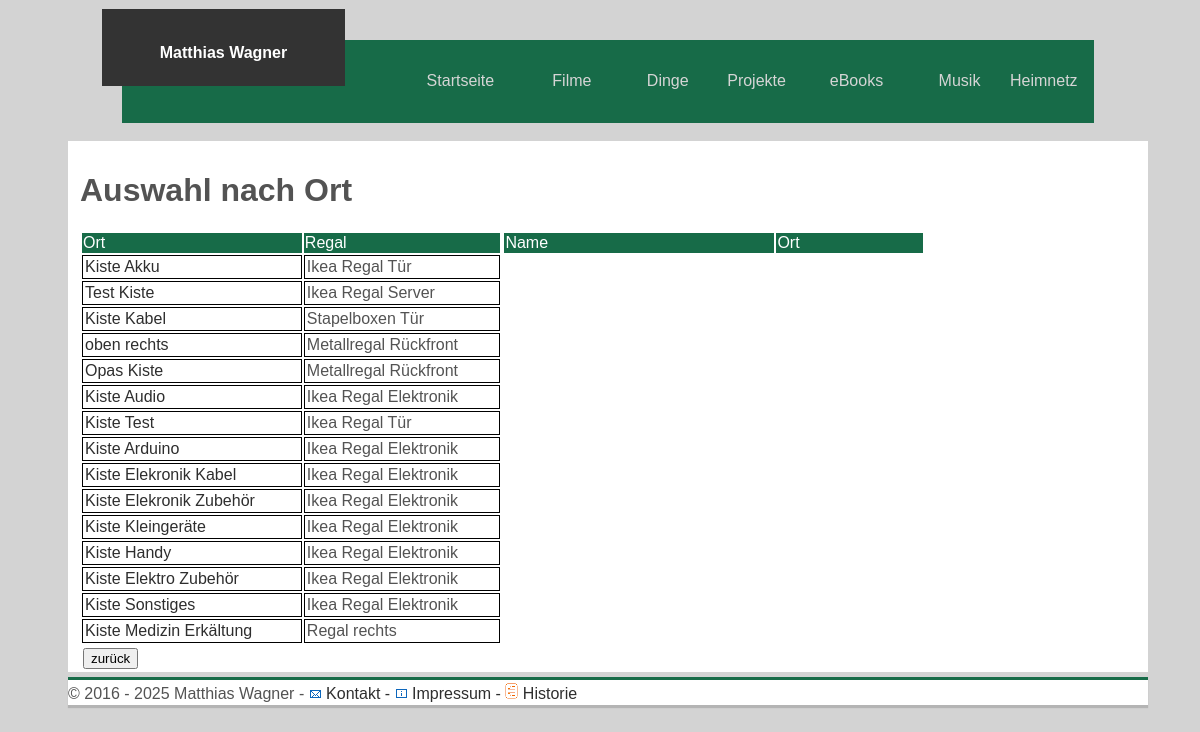
The app's page /dinge/dinge_auswahl_filtern_ort.php with its own data.
### tables this page shows
CREATE TABLE `tab_ort` (
  `id_ort` int(11) NOT NULL AUTO_INCREMENT,
  `name_ort` varchar(30) NOT NULL,
  `beschreibung_ort` text NOT NULL,
  `fs_regal` int(11) NOT NULL,
  PRIMARY KEY (`id_ort`),
  KEY `fs_regal` (`fs_regal`),
  CONSTRAINT `tab_ort_ibfk_1` FOREIGN KEY (`fs_regal`) REFERENCES `tab_regal` (`id_regal`)
);

CREATE TABLE `tab_regal` (
  `id_regal` int(11) NOT NULL AUTO_INCREMENT,
  `name_regal` varchar(25) NOT NULL,
  `beschreibung_regal` text NOT NULL,
  `fs_zimmer` int(11) NOT NULL,
  PRIMARY KEY (`id_regal`),
  KEY `fs_zimmer` (`fs_zimmer`),
  CONSTRAINT `tab_regal_ibfk_1` FOREIGN KEY (`fs_zimmer`) REFERENCES `tab_zimmer` (`id_zimmer`)
);

### dinge/dinge_auswahl_filtern_ort.php (the view, shortened to what this page needs)
<!doctype html>
<html lang=de>
<head>
  <link rel='stylesheet' href='../dinge_formate.css' type='text/css'>
</head>
<body>
<header>
  <?php
    include "header.php";
  ?>
</header>
<main>
  <h1>Auswahl nach Ort</h1>
<?php
 include "dinge_verbinden.php";
$erg = $pdo->prepare("SELECT * FROM tab_ort
LEFT JOIN tab_regal ON tab_ort.fs_regal = tab_regal.id_regal");
$result = $erg->execute();
echo 	'<table style="float:left;width:40%;">';
echo 	'<thead><tr><td>Ort</td><td>Regal</td></tr></thead>';
echo	'<tbody>';
while($data = $erg->fetch()) {
    $id=$data['id_ort'];
    echo '<tr class="privat">';
    echo '<td><a href=auswahl_filtern_ort.php?ID='.$id.'>'. $data['name_ort'] . '</a></td>';
    echo '<td>'. $data['name_regal'] .'</td>';
    echo '</tr>';
}
echo'</tbody>';
echo'</table>';
echo 	'<table style="float:left;width:40%;">';
echo 	'<thead><tr><td>Name</td><td>Ort</td></tr></thead>';
echo'</table>';
?>
<br style="clear:both;">
<form method="post" action='dinge.php'>
<table>
  <td><input type="Submit" name='zurück' value="zurück"></td>
</table>
</form>
</main>
</body>
</html>
<?php
include "footer.php";
?>

### dinge_formate.css (style rules this page uses)
header { display: block; width: 90%; margin: auto; margin-top: 40px; }
body { width: 100%; font-size: 1.0em; color: #535353; background-color: lightgrey; font-family: Arial, Helvetica, sans-serif; text-decoration: none; }
main { width: 88%; margin: auto; margin-top: 55px; background: white; padding-top: 10px; padding-left: 1%; padding-right: 1%; }
a { text-decoration: none; color: #2E2E2E; }
.privat { border: 1px black solid; padding: 2px 2px 2px 2px; width: 100%; }
main thead { background: rgb(23, 107, 72); color: white; }
.privat td { border: 1px black solid; padding: 2px 2px 2px 2px; }

### records on screen
tab_ort: name_ort "Kiste Akku", fs_regal.name_regal "Ikea Regal Tür"
tab_ort: name_ort "Test Kiste", fs_regal.name_regal "Ikea Regal Server"
tab_ort: name_ort "Kiste Kabel", fs_regal.name_regal "Stapelboxen Tür"
tab_ort: name_ort "oben rechts", fs_regal.name_regal "Metallregal Rückfront"
tab_ort: name_ort "Opas Kiste", fs_regal.name_regal "Metallregal Rückfront"
tab_ort: name_ort "Kiste Audio", fs_regal.name_regal "Ikea Regal Elektronik"
tab_ort: name_ort "Kiste Test", fs_regal.name_regal "Ikea Regal Tür"
tab_ort: name_ort "Kiste Arduino", fs_regal.name_regal "Ikea Regal Elektronik"
tab_ort: name_ort "Kiste Elekronik Kabel", fs_regal.name_regal "Ikea Regal Elektronik"
tab_ort: name_ort "Kiste Elekronik Zubehör", fs_regal.name_regal "Ikea Regal Elektronik"
tab_ort: name_ort "Kiste Kleingeräte", fs_regal.name_regal "Ikea Regal Elektronik"
tab_ort: name_ort "Kiste Handy", fs_regal.name_regal "Ikea Regal Elektronik"
tab_ort: name_ort "Kiste Elektro Zubehör", fs_regal.name_regal "Ikea Regal Elektronik"
tab_ort: name_ort "Kiste Sonstiges", fs_regal.name_regal "Ikea Regal Elektronik"
tab_ort: name_ort "Kiste Medizin Erkältung", fs_regal.name_regal "Regal rechts"
